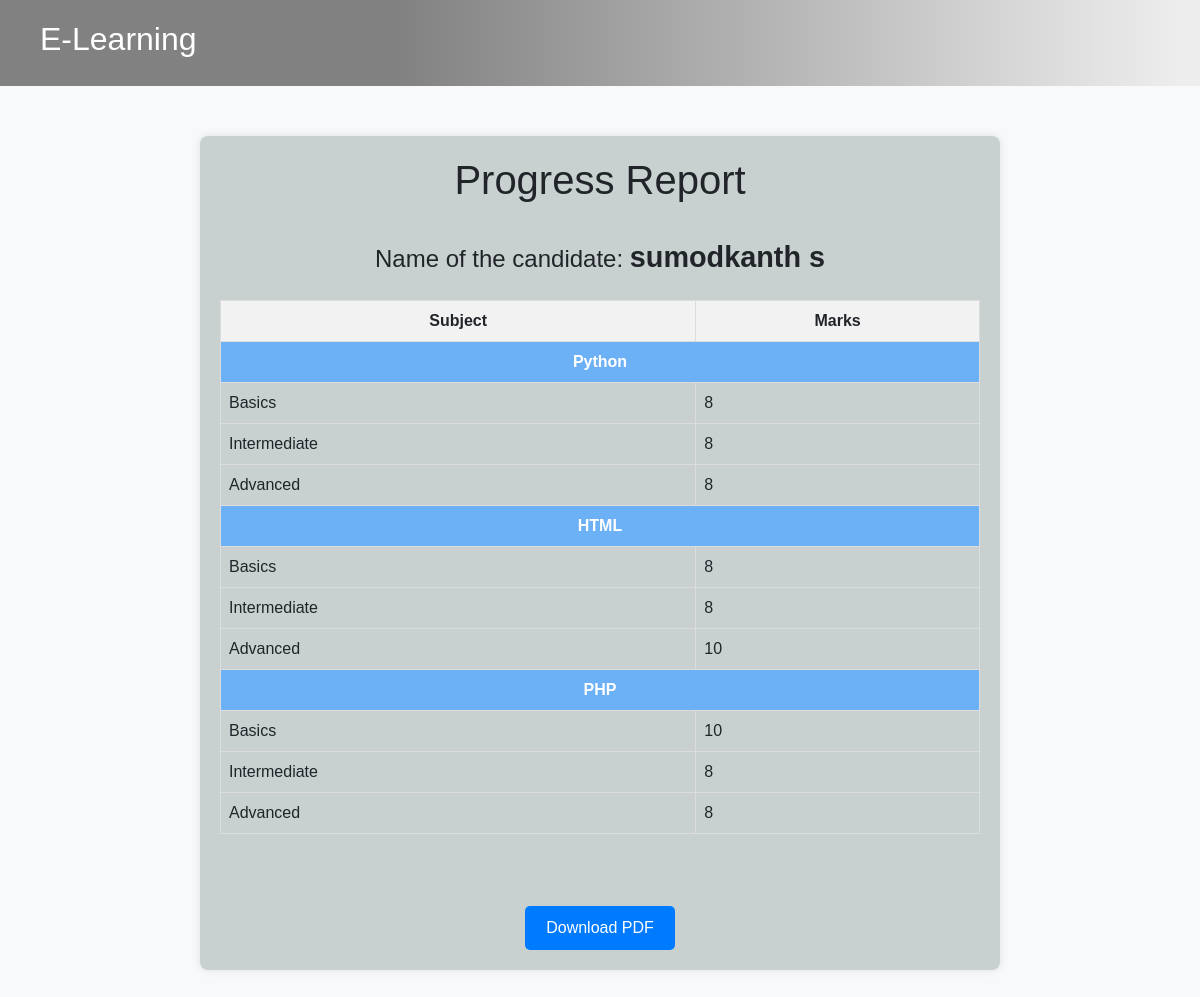
Before: /accounts/ProgressCard/ (signed in) with the older database file.
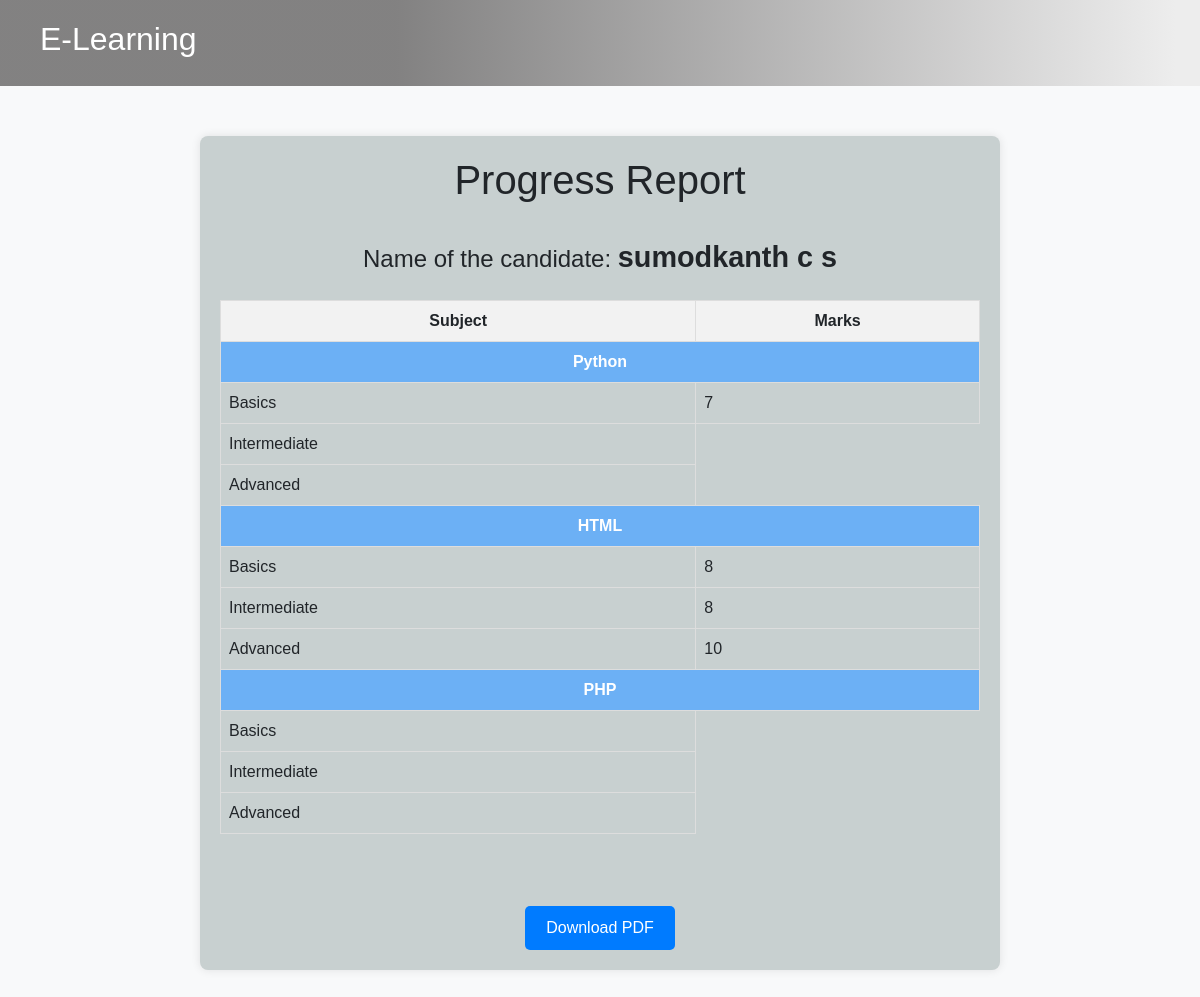
After: the same page with the newer database file.
### accounts/models.py (models this page shows)
class CustUser(AbstractUser):
    phone = models.IntegerField(null=True)
    options = (
        ('Male', 'Male'),
        ('Female', 'Female'),
        ('Others', 'Others')
    )
    COURSE_CHOICES = [
        ('Python', 'Python'),
        ('HTML', 'HTML'),
        ('PHP', 'PHP'),  # SELECTING COURSE
    ]
    gender = models.CharField(max_length=100, choices=options, null=True, default='Male')
    age = models.IntegerField(null=True)
    Course = models.CharField(max_length=10, choices=COURSE_CHOICES, null=True, blank=True)
    is_student = models.BooleanField(null=True, blank=True, default=False)
    is_faculty = models.BooleanField(null=True, blank=True, default=False)
    is_hr = models.BooleanField(null=True, blank=True, default=False)
    is_active_basic = models.BooleanField(default=False, null=True, blank=True)
    is_active_inter = models.BooleanField(default=False, null=True, blank=True)
    is_active_adv = models.BooleanField(default=False, null=True, blank=True)
    is_active_coding = models.BooleanField(default=False, null=True, blank=True)

### exam/models.py (models this page shows, shortened)
class TestResult(models.Model):
    user = models.ForeignKey(CustUser, on_delete=models.CASCADE)
    options = (
        ('Basic', 'Basic'),
        ('BasicHTML', 'BasicHTML'),
        ('BasicPHP', 'BasicPHP'),
        ('Intermediate', 'Intermediate'),
        ('IntermediateHTML', 'IntermediateHTML'),
        ('IntermediatePHP', 'IntermediatePHP'),
        ('Advanced', 'Advanced'),
        ('AdvancedHTML', 'AdvancedHTML'),
        ('AdvancedPHP', 'AdvancedPHP')
    )
    section = models.CharField(max_length=100, choices=options, default='Basic')
    score = models.IntegerField()
    course_id = models.ForeignKey(CourseDB, on_delete=models.CASCADE, null=True, blank=True)
    date_taken = models.DateTimeField(auto_now_add=True)
    is_active_fields = models.BooleanField(default=False, null=True, blank=True)

### accounts/views.py (the view)
# urls.py: path('ProgressCard/', ProgressCard.as_view(), name='ProgressCard'),
class ProgressCard(TemplateView):
    template_name = 'progress.html'
    def get_context_data(self, **kwargs):
        context = super().get_context_data(**kwargs)
        context['data'] = CustUser.objects.get(id=self.request.user.id)
        context['score'] = TestResult.objects.filter(user=self.request.user)
        return context

### accounts/templates/progress.html (shortened to what this page needs)
<!DOCTYPE html>
<html lang="en">
<head>
    <link rel="stylesheet" href="https://cdn.jsdelivr.net/npm/bootstrap@4.6.2/dist/css/bootstrap.min.css">
</head>
<body>
    <section id="one">
    <nav class="navbar">
        <div class="nav-logo">
             <a href="{% url 'h' %}"><h2>E-Learning</h2></a>
        </div>
    </nav>
    </section>
    <div class="prog">
        <h1 style="text-align: center;">Progress Report</h1><br>
        <div class="userdtl">Name of the candidate: <span style="font-weight: bold; font-size: larger;">{{ data.first_name }} {{ data.last_name }}</span></div>
        <table>
            <thead>
                <tr>
                    <th>Subject</th>
                    <th>Marks</th>
                </tr>
            </thead>
            <tbody>
                <tr>
                    <td colspan="2" style="background-color: #6cb0f5; color: white; text-align: center; font-weight: bold;">Python</td>
                </tr>
                <tr>
                    <td>Basics</td>
                {% for i in score %}
                   {% if i.section == "Basic" %}
                      <td>{{ i.score }}</td>
                   {% endif %}
                   {%endfor%}
                </tr>
                <tr>
                    <td>Intermediate</td>
                {% for i in score %}
                   {% if i.section == "Intermediate" %}
                      <td>{{ i.score }}</td>
                   {% endif %}
                   {%endfor%}
                </tr>
                <tr>
                    <td>Advanced</td>
                {% for i in score %}
                   {% if i.section == "Advanced" %}
                      <td>{{ i.score }}</td>
                   {% endif %}
                {% endfor %}
                </tr>
                <tr>
                    <td colspan="2" style="background-color: #6cb0f5; color: white; text-align: center; font-weight: bold;">HTML</td>
                </tr>
                <tr>
                    <td>Basics</td>
                {% for i in score %}
                   {% if i.section == "BasicHTML" %}
                      <td>{{ i.score }}</td>
                   {% endif %}
                {%endfor%}
                </tr>
                <tr>
                    <td>Intermediate</td>
                {% for i in score %}
                   {% if i.section == "IntermediateHTML" %}
                      <td>{{ i.score }}</td>
                   {% endif %}
                {%endfor%}
                </tr>
                <tr>
                    <td>Advanced</td>
                {% for i in score %}
                   {% if i.section == "AdvancedHTML" %}
                      <td>{{ i.score }}</td>
                   {% endif %}
                   {%endfor%}
                </tr>
                <tr>
                    <td colspan="2" style="background-color: #6cb0f5; color: white; text-align: center; font-weight: bold;">PHP</td>
                </tr>
                <tr>
                    <td>Basics</td>
                {% for i in score %}
                   {% if i.section == "BasicPHP" %}
                      <td>{{ i.score }}</td>
                   {% endif %}
                   {%endfor%}
                </tr>
                <tr>
                    <td>Intermediate</td>
                {% for i in score %}
                   {% if i.section == "IntermediatePHP" %}
                      <td>{{ i.score }}</td>
                   {% endif %}
                   {%endfor%}
                </tr>
                <tr>
                    <td>Advanced</td>
                {% for i in score %}
                   {% if i.section == "AdvancedPHP" %}
                      <td>{{ i.score }}</td>
                   {% endif %}
                {%endfor%}
                </tr>
            </tbody>
        </table>
        <br><br><br>
        <button class="download-btn" onclick="printPage()">Download PDF</button>
    </div>
</body>
</html>

### accounts/templates/progress.html (style rules this page uses)
body { font-family: Arial, sans-serif; background-color: #f8f9fa; }
.navbar { background: rgb(124,123,123); background: linear-gradient(90deg, rgba(124,123,123,0.9501050420168067) 33%, rgba(237,237,237,1) 98%); color: white; overflow: hidden; padding: 20px ; line-height: 2; }
.navbar a { float: left; display: block; color: white; text-align: center; font-size: 17px; text-decoration: none; }
.navbar h2 { margin-left: 20px; }
.prog { background-color: rgb(200, 208, 208); border-radius: 8px; box-shadow: 0 0 10px rgba(0, 0, 0, 0.1); max-width: 800px; margin: 50px auto; padding: 20px; }
.userdtl { font-size: 1.5em; margin-bottom: 20px; text-align: center; }
table { width: 100%; border-collapse: collapse; margin-top: 20px; }
th, td { border: 1px solid #dddddd; text-align: left; padding: 8px; }
th { background-color: #f2f2f2; font-weight: bold; text-align: center; }
.download-btn { display: block; width: 150px; margin: 0 auto; text-align: center; background-color: #007bff; color: white; border: none; padding: 10px 20px; border-radius: 5px; cursor: pointer; }

Changed rows visible on the page:
removed TestResult: score "8", shown under "Progress Report"
removed TestResult: score "8"
removed TestResult: score "8"
removed TestResult: score "10"
removed TestResult: score "8"
removed TestResult: score "8"
changed CustUser "sumodkanth": last_name "s" → "c s"
added TestResult: score "7", shown under "Progress Report"
